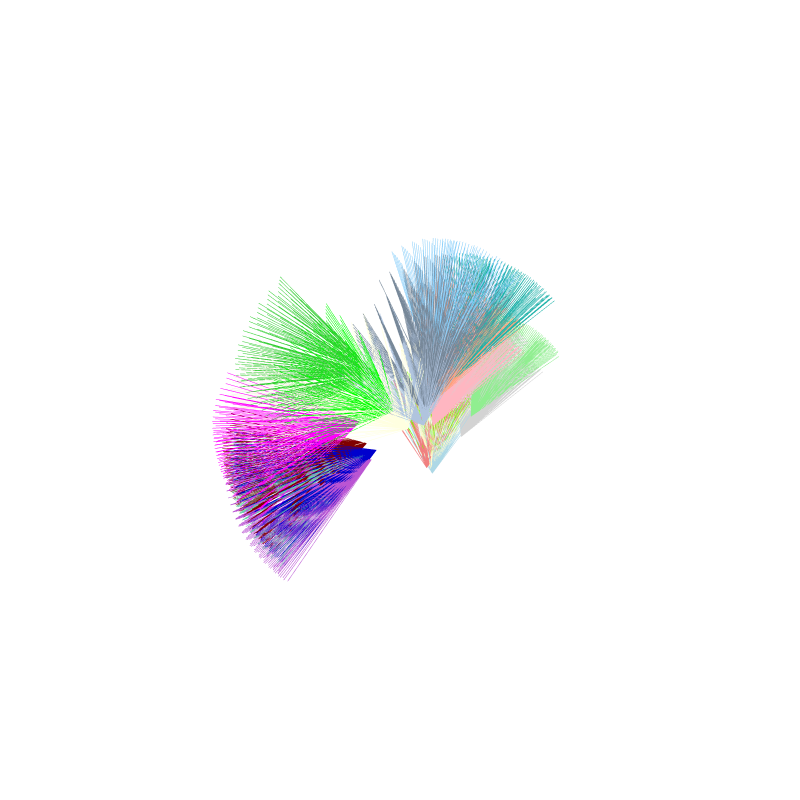

Here is the notebook cell this chart was saved with:
### Code cell
slam.visualize_camera_poses(data=data)
